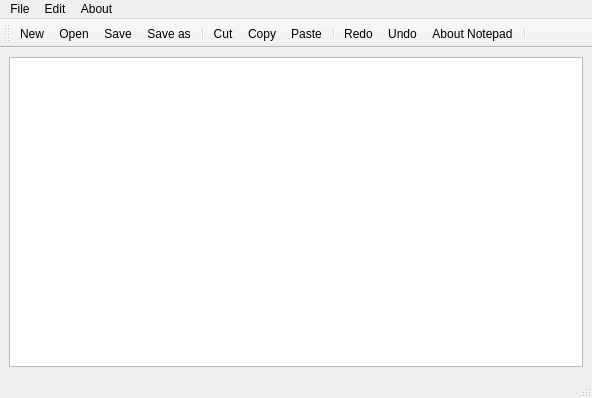
<?xml version="1.0" encoding="UTF-8"?>
<ui version="4.0">
 <class>MainWindow</class>
 <widget class="QMainWindow" name="MainWindow">
  <property name="geometry">
   <rect>
    <x>0</x>
    <y>0</y>
    <width>592</width>
    <height>398</height>
   </rect>
  </property>
  <property name="windowTitle">
   <string>MainWindow</string>
  </property>
  <widget class="QWidget" name="centralwidget">
   <layout class="QHBoxLayout" name="horizontalLayout">
    <item>
     <widget class="QTextEdit" name="textEdit"/>
    </item>
   </layout>
  </widget>
  <widget class="QMenuBar" name="menubar">
   <property name="geometry">
    <rect>
     <x>0</x>
     <y>0</y>
     <width>592</width>
     <height>26</height>
    </rect>
   </property>
   <widget class="QMenu" name="menuFile">
    <property name="title">
     <string>File</string>
    </property>
    <addaction name="actionCopy"/>
    <addaction name="actionNew"/>
    <addaction name="actionOpen"/>
    <addaction name="separator"/>
    <addaction name="actionSave"/>
    <addaction name="actionSave_as"/>
    <addaction name="separator"/>
    <addaction name="actionPrint"/>
   </widget>
   <widget class="QMenu" name="menuEdit">
    <property name="title">
     <string>Edit</string>
    </property>
    <addaction name="actionCut"/>
    <addaction name="actionCopy"/>
    <addaction name="actionPaste"/>
    <addaction name="separator"/>
    <addaction name="actionRedo"/>
    <addaction name="actionUndo"/>
    <addaction name="separator"/>
    <addaction name="actionFont"/>
    <addaction name="actionColor"/>
    <addaction name="actionBackgroundcolor"/>
    <addaction name="Background_Color"/>
   </widget>
   <widget class="QMenu" name="menuAbout">
    <property name="title">
     <string>About</string>
    </property>
    <addaction name="actionAbout_Notepad"/>
   </widget>
   <addaction name="menuFile"/>
   <addaction name="menuEdit"/>
   <addaction name="menuAbout"/>
  </widget>
  <widget class="QStatusBar" name="statusbar"/>
  <widget class="QToolBar" name="toolBar">
   <property name="windowTitle">
    <string>toolBar</string>
   </property>
   <attribute name="toolBarArea">
    <enum>TopToolBarArea</enum>
   </attribute>
   <attribute name="toolBarBreak">
    <bool>false</bool>
   </attribute>
   <addaction name="actionNew"/>
   <addaction name="actionOpen"/>
   <addaction name="actionSave"/>
   <addaction name="actionSave_as"/>
   <addaction name="separator"/>
   <addaction name="actionCut"/>
   <addaction name="actionCopy"/>
   <addaction name="actionPaste"/>
   <addaction name="separator"/>
   <addaction name="actionRedo"/>
   <addaction name="actionUndo"/>
   <addaction name="actionAbout_Notepad"/>
   <addaction name="separator"/>
  </widget>
  <action name="actionNew">
   <property name="icon">
    <iconset resource="Resource.qrc">
     <normaloff>:/rec/new1.png</normaloff>:/rec/new1.png</iconset>
   </property>
   <property name="text">
    <string>New</string>
   </property>
  </action>
  <action name="actionOpen">
   <property name="icon">
    <iconset resource="Resource.qrc">
     <normaloff>:/rec/open.png</normaloff>:/rec/open.png</iconset>
   </property>
   <property name="text">
    <string>Open</string>
   </property>
  </action>
  <action name="actionSave">
   <property name="icon">
    <iconset resource="Resource.qrc">
     <normaloff>:/rec/save.png</normaloff>:/rec/save.png</iconset>
   </property>
   <property name="text">
    <string>Save</string>
   </property>
  </action>
  <action name="actionCut">
   <property name="icon">
    <iconset resource="Resource.qrc">
     <normaloff>:/rec/cut.png</normaloff>:/rec/cut.png</iconset>
   </property>
   <property name="text">
    <string>Cut</string>
   </property>
  </action>
  <action name="actionCopy">
   <property name="icon">
    <iconset resource="Resource.qrc">
     <normaloff>:/rec/copy.png</normaloff>:/rec/copy.png</iconset>
   </property>
   <property name="text">
    <string>Copy</string>
   </property>
  </action>
  <action name="actionPaste">
   <property name="icon">
    <iconset resource="Resource.qrc">
     <normaloff>:/rec/paste.png</normaloff>:/rec/paste.png</iconset>
   </property>
   <property name="text">
    <string>Paste</string>
   </property>
  </action>
  <action name="actionRedo">
   <property name="icon">
    <iconset resource="Resource.qrc">
     <normaloff>:/rec/redo.png</normaloff>:/rec/redo.png</iconset>
   </property>
   <property name="text">
    <string>Redo</string>
   </property>
  </action>
  <action name="actionUndo">
   <property name="icon">
    <iconset resource="Resource.qrc">
     <normaloff>:/rec/undo.png</normaloff>:/rec/undo.png</iconset>
   </property>
   <property name="text">
    <string>Undo</string>
   </property>
  </action>
  <action name="actionAbout_Notepad">
   <property name="icon">
    <iconset resource="Resource.qrc">
     <normaloff>:/rec/about.png</normaloff>:/rec/about.png</iconset>
   </property>
   <property name="text">
    <string>About Notepad</string>
   </property>
  </action>
  <action name="actionSave_as">
   <property name="icon">
    <iconset resource="Resource.qrc">
     <normaloff>:/rec/saveas.png</normaloff>:/rec/saveas.png</iconset>
   </property>
   <property name="text">
    <string>Save as</string>
   </property>
  </action>
  <action name="actionFont">
   <property name="text">
    <string>Font</string>
   </property>
  </action>
  <action name="actionColor">
   <property name="text">
    <string>Color</string>
   </property>
  </action>
  <action name="actionBackgroundcolor">
   <property name="text">
    <string>Backgroundcolor</string>
   </property>
  </action>
  <action name="Background_Color">
   <property name="text">
    <string>Backgrouncolor Edit Text</string>
   </property>
  </action>
  <action name="actionPrint">
   <property name="text">
    <string>Print</string>
   </property>
  </action>
 </widget>
 <resources>
  <include location="Resource.qrc"/>
 </resources>
 <connections/>
</ui>
